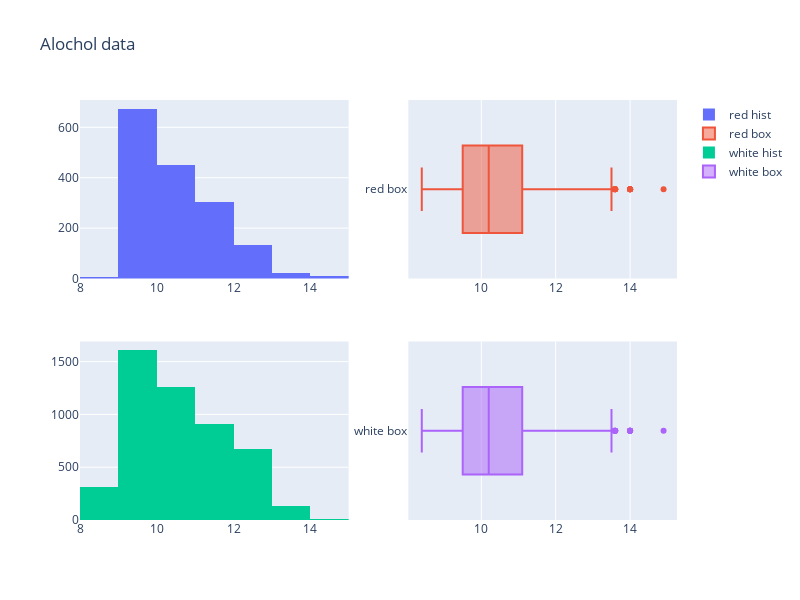

Notebook cell for this chart:
### Code cell
#Alcohol stuff
from plotly.subplots import make_subplots

fig = make_subplots(rows=2,cols=2)

#histogram for red
fig.append_trace(go.Histogram(
    x=red_wine_data["alcohol"],
    nbinsx=10,
    name="red hist"), row=1,col=1)

#boxplot for red
fig.append_trace(go.Box(
    x=red_wine_data["alcohol"],
    name="red box"
),row=1,col=2)

#histogram for white
fig.append_trace(go.Histogram(
    x=white_wine_data["alcohol"],
    nbinsx=10,
    name="white hist"), row=2,col=1)

#boxplot for white
fig.append_trace(go.Box(
    x=red_wine_data["alcohol"],
    name="white box"
),row=2,col=2)

fig.update_layout(height=600, width=800, title_text="Alochol data")
fig.show()

### Figure 1 — Plotly figure (JSON) as saved in the notebook; plotly's stock layout.template omitted (floating-point values rounded to 4 significant figures; data arrays with more than 128 entries replaced by an {"elided": "..."} marker saying what was removed)
{"data": [{"name": "red hist", "nbinsx": 10, "type": "histogram", "x": {"elided": "1599 float values"}, "xaxis": "x", "yaxis": "y"}, {"name": "red box", "type": "box", "x": {"elided": "1599 float values"}, "xaxis": "x2", "yaxis": "y2"}, {"name": "white hist", "nbinsx": 10, "type": "histogram", "x": {"elided": "4898 float values"}, "xaxis": "x3", "yaxis": "y3"}, {"name": "white box", "type": "box", "x": {"elided": "1599 float values"}, "xaxis": "x4", "yaxis": "y4"}], "layout": {"height": 600, "title": {"text": "Alochol data"}, "width": 800, "xaxis": {"anchor": "y", "domain": [0, 0.45]}, "xaxis2": {"anchor": "y2", "domain": [0.55, 1]}, "xaxis3": {"anchor": "y3", "domain": [0, 0.45]}, "xaxis4": {"anchor": "y4", "domain": [0.55, 1]}, "yaxis": {"anchor": "x", "domain": [0.575, 1]}, "yaxis2": {"anchor": "x2", "domain": [0.575, 1]}, "yaxis3": {"anchor": "x3", "domain": [0, 0.425]}, "yaxis4": {"anchor": "x4", "domain": [0, 0.425]}}}
